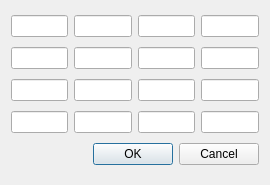
<?xml version="1.0" encoding="UTF-8"?>
<ui version="4.0">
 <class>matrixtransform_editor</class>
 <widget class="QWidget" name="matrixtransform_editor">
  <property name="geometry">
   <rect>
    <x>0</x>
    <y>0</y>
    <width>270</width>
    <height>185</height>
   </rect>
  </property>
  <property name="windowTitle">
   <string>MatrixTransform</string>
  </property>
  <layout class="QVBoxLayout" name="verticalLayout">
   <item>
    <layout class="QHBoxLayout" name="horizontalLayout">
     <item>
      <widget class="QLineEdit" name="_lineedit_00"/>
     </item>
     <item>
      <widget class="QLineEdit" name="_lineedit_01"/>
     </item>
     <item>
      <widget class="QLineEdit" name="_lineedit_02"/>
     </item>
     <item>
      <widget class="QLineEdit" name="_lineedit_03"/>
     </item>
    </layout>
   </item>
   <item>
    <layout class="QHBoxLayout" name="horizontalLayout_2">
     <item>
      <widget class="QLineEdit" name="_lineedit_10"/>
     </item>
     <item>
      <widget class="QLineEdit" name="_lineedit_11"/>
     </item>
     <item>
      <widget class="QLineEdit" name="_lineedit_12"/>
     </item>
     <item>
      <widget class="QLineEdit" name="_lineedit_13"/>
     </item>
    </layout>
   </item>
   <item>
    <layout class="QHBoxLayout" name="horizontalLayout_3">
     <item>
      <widget class="QLineEdit" name="_lineedit_20"/>
     </item>
     <item>
      <widget class="QLineEdit" name="_lineedit_21"/>
     </item>
     <item>
      <widget class="QLineEdit" name="_lineedit_22"/>
     </item>
     <item>
      <widget class="QLineEdit" name="_lineedit_23"/>
     </item>
    </layout>
   </item>
   <item>
    <layout class="QHBoxLayout" name="horizontalLayout_4">
     <item>
      <widget class="QLineEdit" name="_lineedit_30"/>
     </item>
     <item>
      <widget class="QLineEdit" name="_lineedit_31"/>
     </item>
     <item>
      <widget class="QLineEdit" name="_lineedit_32"/>
     </item>
     <item>
      <widget class="QLineEdit" name="_lineedit_33"/>
     </item>
    </layout>
   </item>
   <item>
    <widget class="QDialogButtonBox" name="_buttonbox">
     <property name="standardButtons">
      <set>QDialogButtonBox::Cancel|QDialogButtonBox::Ok</set>
     </property>
    </widget>
   </item>
  </layout>
 </widget>
 <resources/>
 <connections/>
</ui>
